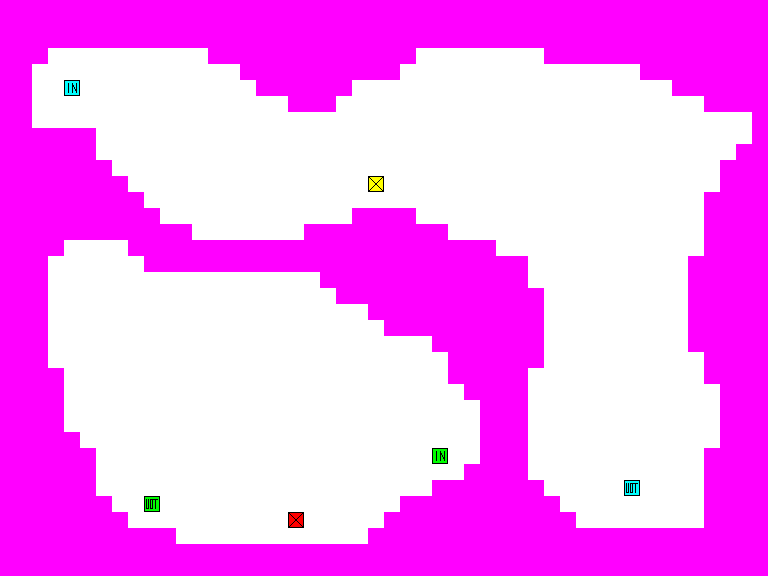

A 2D game scene composited from a Tiled map and its tileset images. What follows is a short description and the map's XML, with every tile layer's data as written:
An orthogonal 48x36 tile map with 16x16 px tiles, 1 tile layer (Tile Layer 1).

<map version="1.0" tiledversion="1.0.3" orientation="orthogonal" renderorder="right-down" width="48" height="36" tilewidth="16" tileheight="16" nextobjectid="3">
 <tileset firstgid="1" source="coop.tsx" />
 <layer name="Tile Layer 1" width="48" height="36">
  <data encoding="csv">
1,1,1,1,1,1,1,1,1,1,1,1,1,1,1,1,1,1,1,1,1,1,1,1,1,1,1,1,1,1,1,1,1,1,1,1,1,1,1,1,1,1,1,1,1,1,1,1,
1,1,1,1,1,1,1,1,1,1,1,1,1,1,1,1,1,1,1,1,1,1,1,1,1,1,1,1,1,1,1,1,1,1,1,1,1,1,1,1,1,1,1,1,1,1,1,1,
1,1,1,1,1,1,1,1,1,1,1,1,1,1,1,1,1,1,1,1,1,1,1,1,1,1,1,1,1,1,1,1,1,1,1,1,1,1,1,1,1,1,1,1,1,1,1,1,
1,1,1,2,2,2,2,2,2,2,2,2,2,1,1,1,1,1,1,1,1,1,1,1,1,1,2,2,2,2,2,2,2,2,1,1,1,1,1,1,1,1,1,1,1,1,1,1,
1,1,2,2,2,2,2,2,2,2,2,2,2,2,2,1,1,1,1,1,1,1,1,1,1,2,2,2,2,2,2,2,2,2,2,2,2,2,2,2,1,1,1,1,1,1,1,1,
1,1,2,2,9,2,2,2,2,2,2,2,2,2,2,2,1,1,1,1,1,1,2,2,2,2,2,2,2,2,2,2,2,2,2,2,2,2,2,2,2,2,1,1,1,1,1,1,
1,1,2,2,2,2,2,2,2,2,2,2,2,2,2,2,2,2,1,1,1,2,2,2,2,2,2,2,2,2,2,2,2,2,2,2,2,2,2,2,2,2,2,2,1,1,1,1,
1,1,2,2,2,2,2,2,2,2,2,2,2,2,2,2,2,2,2,2,2,2,2,2,2,2,2,2,2,2,2,2,2,2,2,2,2,2,2,2,2,2,2,2,2,2,2,1,
1,1,1,1,1,1,2,2,2,2,2,2,2,2,2,2,2,2,2,2,2,2,2,2,2,2,2,2,2,2,2,2,2,2,2,2,2,2,2,2,2,2,2,2,2,2,2,1,
1,1,1,1,1,1,2,2,2,2,2,2,2,2,2,2,2,2,2,2,2,2,2,2,2,2,2,2,2,2,2,2,2,2,2,2,2,2,2,2,2,2,2,2,2,2,1,1,
1,1,1,1,1,1,1,2,2,2,2,2,2,2,2,2,2,2,2,2,2,2,2,2,2,2,2,2,2,2,2,2,2,2,2,2,2,2,2,2,2,2,2,2,2,1,1,1,
1,1,1,1,1,1,1,1,2,2,2,2,2,2,2,2,2,2,2,2,2,2,2,8,2,2,2,2,2,2,2,2,2,2,2,2,2,2,2,2,2,2,2,2,2,1,1,1,
1,1,1,1,1,1,1,1,1,2,2,2,2,2,2,2,2,2,2,2,2,2,2,2,2,2,2,2,2,2,2,2,2,2,2,2,2,2,2,2,2,2,2,2,1,1,1,1,
1,1,1,1,1,1,1,1,1,1,2,2,2,2,2,2,2,2,2,2,2,2,1,1,1,1,2,2,2,2,2,2,2,2,2,2,2,2,2,2,2,2,2,2,1,1,1,1,
1,1,1,1,1,1,1,1,1,1,1,1,2,2,2,2,2,2,2,1,1,1,1,1,1,1,1,1,2,2,2,2,2,2,2,2,2,2,2,2,2,2,2,2,1,1,1,1,
1,1,1,1,2,2,2,2,1,1,1,1,1,1,1,1,1,1,1,1,1,1,1,1,1,1,1,1,1,1,1,2,2,2,2,2,2,2,2,2,2,2,2,2,1,1,1,1,
1,1,1,2,2,2,2,2,2,1,1,1,1,1,1,1,1,1,1,1,1,1,1,1,1,1,1,1,1,1,1,1,1,2,2,2,2,2,2,2,2,2,2,1,1,1,1,1,
1,1,1,2,2,2,2,2,2,2,2,2,2,2,2,2,2,2,2,2,1,1,1,1,1,1,1,1,1,1,1,1,1,2,2,2,2,2,2,2,2,2,2,1,1,1,1,1,
1,1,1,2,2,2,2,2,2,2,2,2,2,2,2,2,2,2,2,2,2,1,1,1,1,1,1,1,1,1,1,1,1,1,2,2,2,2,2,2,2,2,2,1,1,1,1,1,
1,1,1,2,2,2,2,2,2,2,2,2,2,2,2,2,2,2,2,2,2,2,2,1,1,1,1,1,1,1,1,1,1,1,2,2,2,2,2,2,2,2,2,1,1,1,1,1,
1,1,1,2,2,2,2,2,2,2,2,2,2,2,2,2,2,2,2,2,2,2,2,2,1,1,1,1,1,1,1,1,1,1,2,2,2,2,2,2,2,2,2,1,1,1,1,1,
1,1,1,2,2,2,2,2,2,2,2,2,2,2,2,2,2,2,2,2,2,2,2,2,2,2,2,1,1,1,1,1,1,1,2,2,2,2,2,2,2,2,2,1,1,1,1,1,
1,1,1,2,2,2,2,2,2,2,2,2,2,2,2,2,2,2,2,2,2,2,2,2,2,2,2,2,1,1,1,1,1,1,2,2,2,2,2,2,2,2,2,2,1,1,1,1,
1,1,1,1,2,2,2,2,2,2,2,2,2,2,2,2,2,2,2,2,2,2,2,2,2,2,2,2,1,1,1,1,1,2,2,2,2,2,2,2,2,2,2,2,1,1,1,1,
1,1,1,1,2,2,2,2,2,2,2,2,2,2,2,2,2,2,2,2,2,2,2,2,2,2,2,2,2,1,1,1,1,2,2,2,2,2,2,2,2,2,2,2,2,1,1,1,
1,1,1,1,2,2,2,2,2,2,2,2,2,2,2,2,2,2,2,2,2,2,2,2,2,2,2,2,2,2,1,1,1,2,2,2,2,2,2,2,2,2,2,2,2,1,1,1,
1,1,1,1,2,2,2,2,2,2,2,2,2,2,2,2,2,2,2,2,2,2,2,2,2,2,2,2,2,2,1,1,1,2,2,2,2,2,2,2,2,2,2,2,2,1,1,1,
1,1,1,1,1,2,2,2,2,2,2,2,2,2,2,2,2,2,2,2,2,2,2,2,2,2,2,2,2,2,1,1,1,2,2,2,2,2,2,2,2,2,2,2,2,1,1,1,
1,1,1,1,1,1,2,2,2,2,2,2,2,2,2,2,2,2,2,2,2,2,2,2,2,2,2,11,2,2,1,1,1,2,2,2,2,2,2,2,2,2,2,2,1,1,1,1,
1,1,1,1,1,1,2,2,2,2,2,2,2,2,2,2,2,2,2,2,2,2,2,2,2,2,2,2,2,1,1,1,1,2,2,2,2,2,2,2,2,2,2,2,1,1,1,1,
1,1,1,1,1,1,2,2,2,2,2,2,2,2,2,2,2,2,2,2,2,2,2,2,2,2,2,1,1,1,1,1,1,1,2,2,2,2,2,10,2,2,2,2,1,1,1,1,
1,1,1,1,1,1,1,2,2,12,2,2,2,2,2,2,2,2,2,2,2,2,2,2,2,1,1,1,1,1,1,1,1,1,1,2,2,2,2,2,2,2,2,2,1,1,1,1,
1,1,1,1,1,1,1,1,2,2,2,2,2,2,2,2,2,2,13,2,2,2,2,2,1,1,1,1,1,1,1,1,1,1,1,1,2,2,2,2,2,2,2,2,1,1,1,1,
1,1,1,1,1,1,1,1,1,1,1,2,2,2,2,2,2,2,2,2,2,2,2,1,1,1,1,1,1,1,1,1,1,1,1,1,1,1,1,1,1,1,1,1,1,1,1,1,
1,1,1,1,1,1,1,1,1,1,1,1,1,1,1,1,1,1,1,1,1,1,1,1,1,1,1,1,1,1,1,1,1,1,1,1,1,1,1,1,1,1,1,1,1,1,1,1,
1,1,1,1,1,1,1,1,1,1,1,1,1,1,1,1,1,1,1,1,1,1,1,1,1,1,1,1,1,1,1,1,1,1,1,1,1,1,1,1,1,1,1,1,1,1,1,1
</data>
 </layer>
</map>
